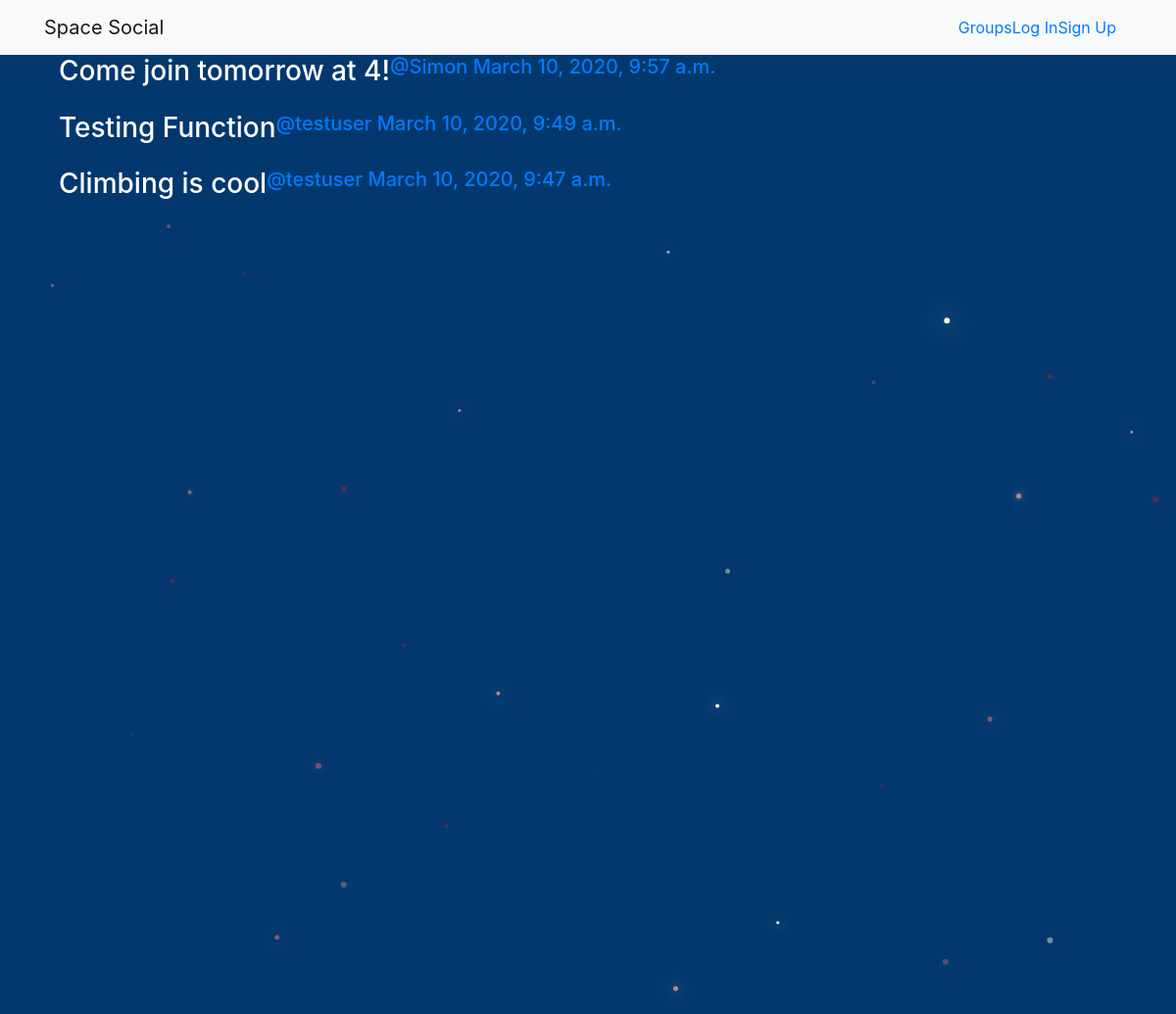
/posts/, run on the app's committed database.
### posts/models.py (models this page shows, shortened)
class Post(models.Model):
    user = models.ForeignKey(User,related_name='posts',on_delete=models.CASCADE)
    created_at = models.DateTimeField(auto_now=True)
    message = models.TextField()
    message_html = models.TextField(editable=False)
    group = models.ForeignKey(Group,related_name='posts',null=True,blank=True,on_delete=models.CASCADE)
    class Meta:
        ordering = ['-created_at']
        unique_together = ['user','message']

### posts/views.py (the view)
class PostList(SelectRelatedMixin,generic.ListView):
    model = models.Post
    select_related = ('user','group')

### posts/templates/posts/post_list.html (shortened to what this page needs)
{% extends "posts/post_base.html" %}
{% block post_content %}
<div class="col-md-8">
  {% for post in post_list  %}
    {% include "posts/_post.html" %}
  {% endfor %}
</div>
{% endblock %}

### posts/templates/posts/_post.html (shortened to what this page needs)
<div class="post media">
  <h3>{{ post.message_html|safe }}</h3>
  <div class="meda-body">
    <h5 class="media-heading">
    <span class="username">
      <a href="{% url 'posts:for_user' username=post.user.username %}">@{{ post.user.username }}</a>
    </span>
    <time class="time">
      <a href="{% url 'posts:single' username=post.user.username pk=post.pk %}">
        {{ post.created_at }}
      </a>
    </time>
    </h5>
  </div>
</div>

### static/social_site/css/master.css (style rules this page uses)
body { margin: 0; overflow: hidden; background-color: #03386e; color:white; }

### data on the page
Post: message_html "Come join tomorrow at 4!", user.username "Simon", created_at "March 10, 2020, 9:57 a.m."
Post: message_html "Testing Function", user.username "testuser", created_at "March 10, 2020, 9:49 a.m."
Post: message_html "Climbing is cool", user.username "testuser", created_at "March 10, 2020, 9:47 a.m."
